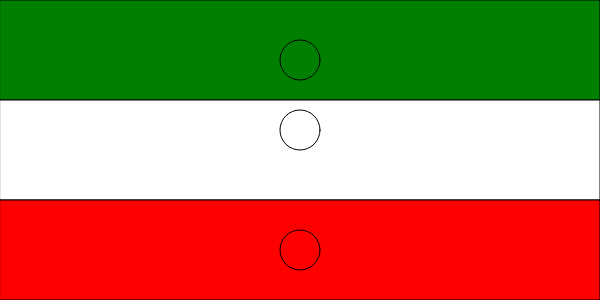
Frame 1 (no input)
Frame 60 (no input): identical to frame 1, image omitted
Frame 120 (the mouse pressed at the canvas centre since frame 60): identical to frame 1, image omitted

The p5.js sketch that drew this single still picture (run headless with seeded random() and noise() and a simulated clock; from frame 60 on, the mouse is pressed at the canvas centre):

// p5.js sketch
// ── sketch.js
function setup() {
 createCanvas(600, 300);
}
let x = 300;
function draw() {
 background(255);
 //noStroke();
 //noFill();
 fill(0, 128, 0);
 rect(0, 0, width, height/3);
 circle(x, 60, 40);
 fill(255);
 rect(0, height/3, width, height/3);
 circle(x, 130, 40);
 fill(255, 0, 0);
 rect(0, 2*height/3, width, height/3);
 circle(x, 250, 40);
}
